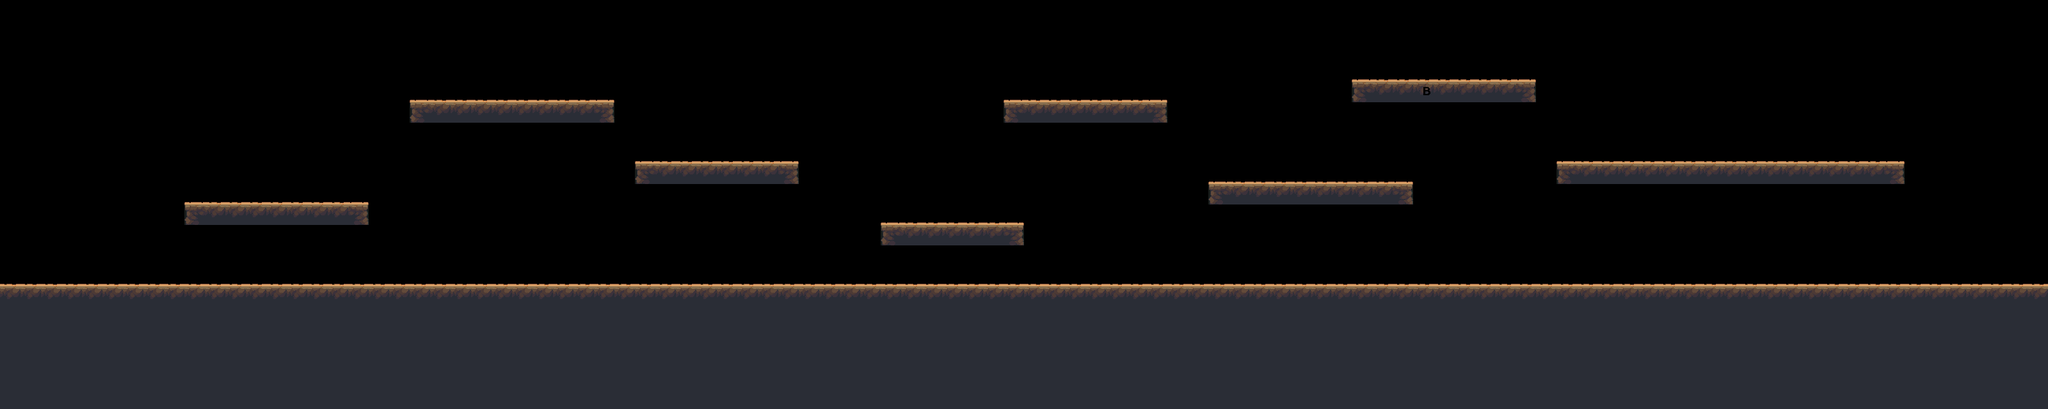

A 2D game scene composited from a Tiled map and its tileset images. What follows is a short description and the map's XML, with each tile layer's data collapsed to a summary:
An orthogonal 100x20 tile map with 32x32 px tiles, 4 tile layers (background, collision, ladders, enemies).

<map version="1.0" orientation="orthogonal" renderorder="right-down" width="100" height="20" tilewidth="32" tileheight="32" nextobjectid="47">
 <tileset firstgid="1" name="Temp Tiles" tilewidth="32" tileheight="32">
  <image source="Jungle_terrain.png" width="896" height="480" />
 </tileset>
 <layer name="background" width="100" height="20">
  <data>[2000 cells, 873 non-empty, 19 distinct tile ids]</data>
 </layer>
 <layer name="collision" width="100" height="20" opacity="0.48">
  <data>[2000 cells, 678 non-empty, 1 distinct tile ids]</data>
 </layer>
 <layer name="ladders" width="100" height="20">
  <data>[2000 cells, 0 non-empty, 0 distinct tile ids]</data>
 </layer>
 <layer name="enemies" width="100" height="20">
  <data>[2000 cells, 13 non-empty, 5 distinct tile ids]</data>
 </layer>
</map>